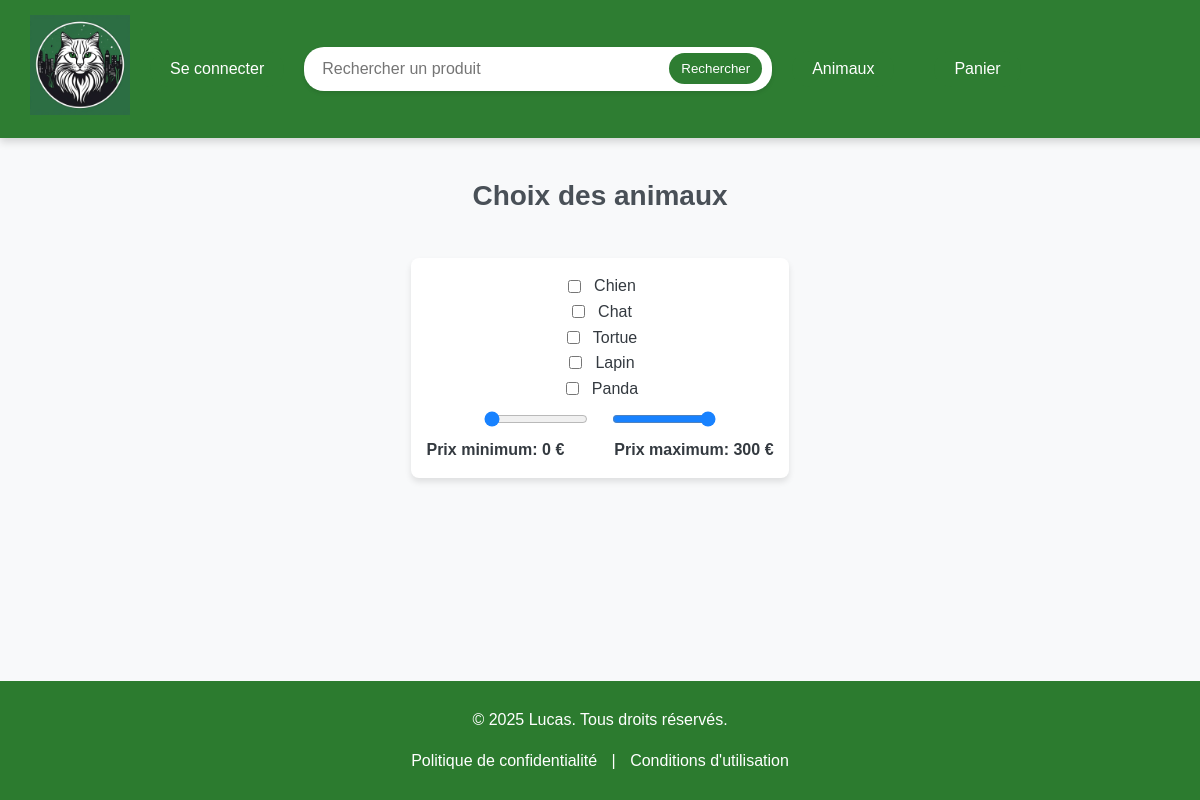
Before: /store.php with the older database file.
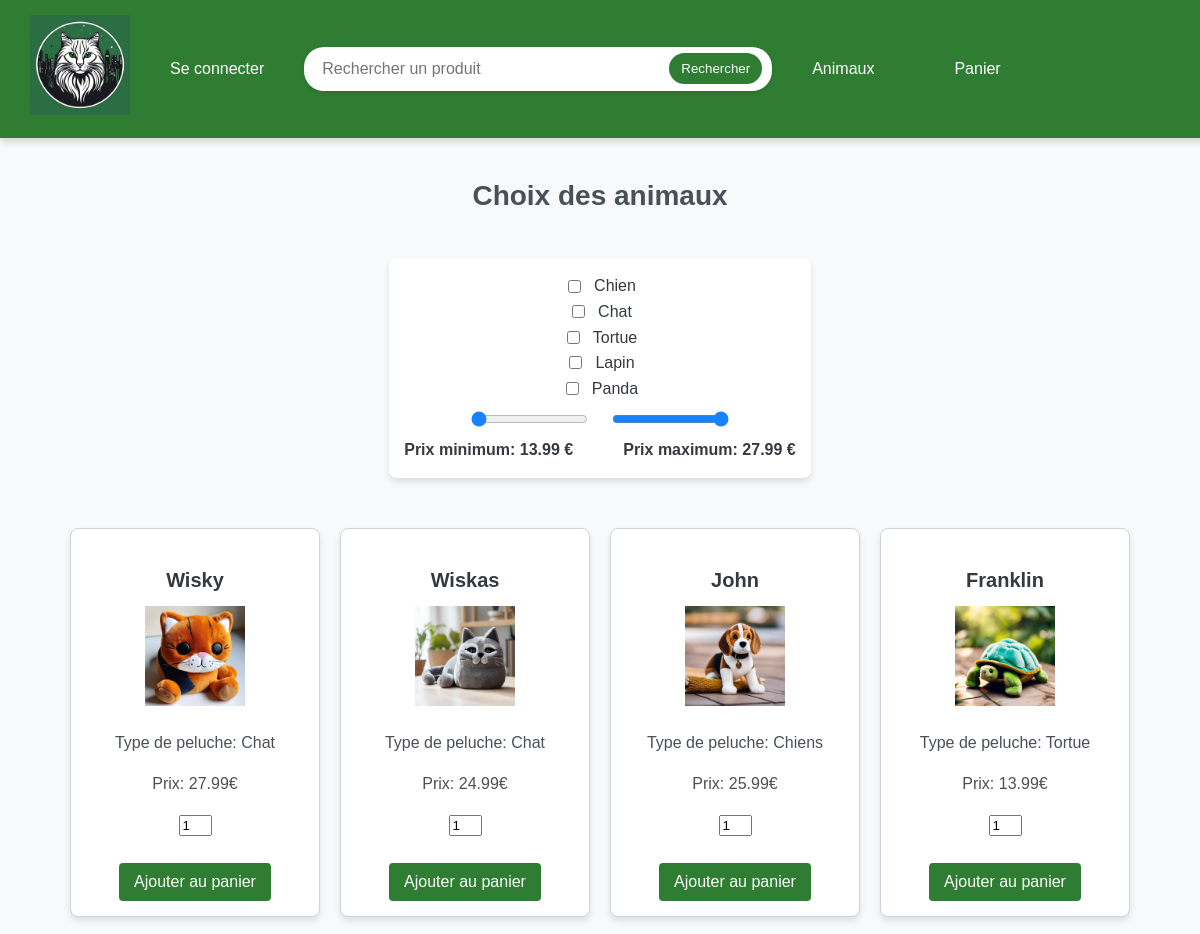
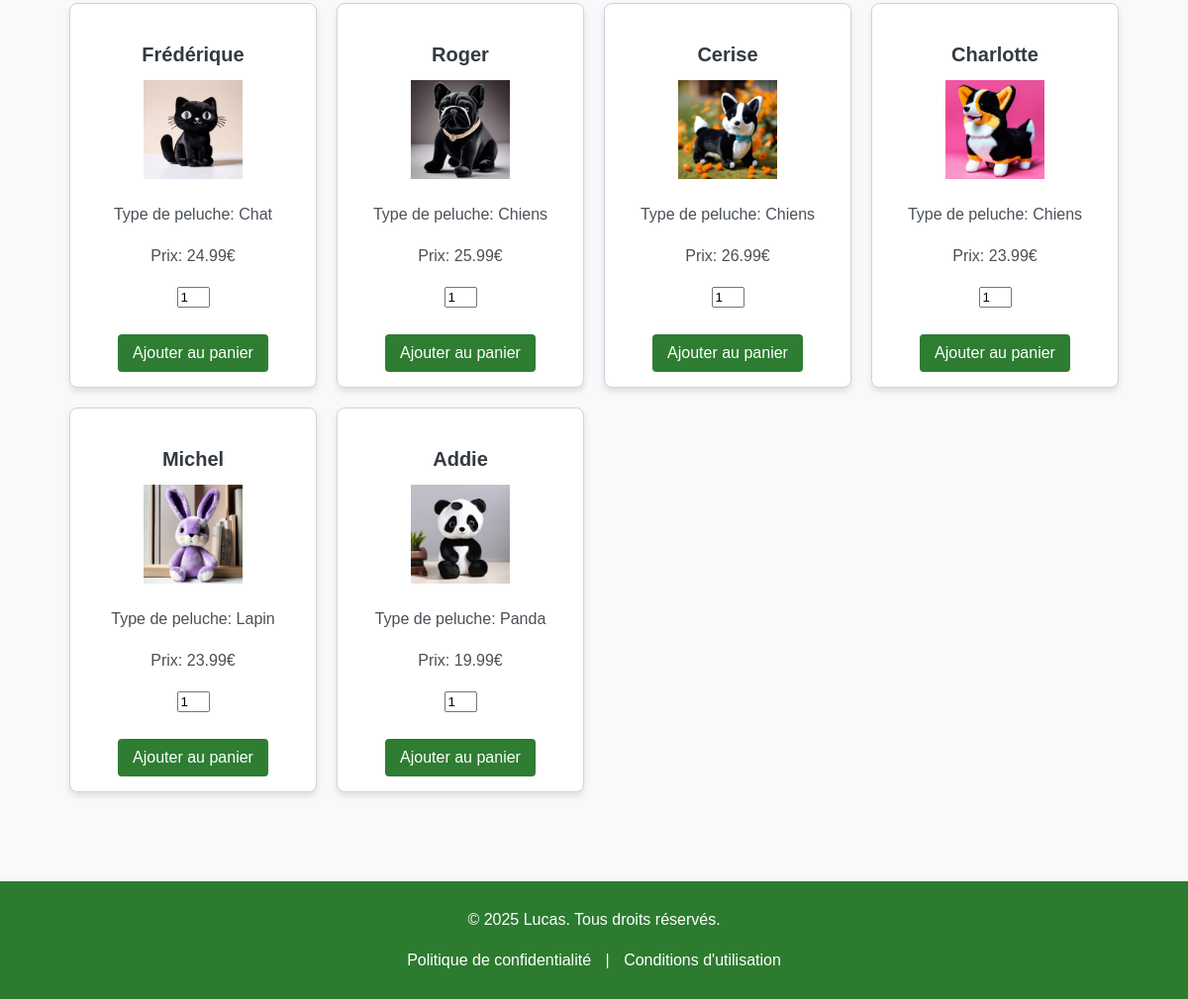
After: the same page with the newer database file (2 pictures, top to bottom).
### tables this page shows
CREATE TABLE IF NOT EXISTS `animals` (
  `idAnimals` int NOT NULL AUTO_INCREMENT,
  `nameAnimals` varchar(100) NOT NULL,
  `typeAnimals` varchar(100) NOT NULL,
  `weightAnimals` varchar(100) NOT NULL,
  `colorAnimals` varchar(100) NOT NULL,
  `priceAnimals` decimal(5,2) NOT NULL,
  `imageAnimals` varchar(100) NOT NULL,
  PRIMARY KEY (`idAnimals`)
);

### store.php (the view, shortened to what this page needs)
<?php
$servername = "localhost";
$dbname = "e_commerce_project";
$dbusername = "root";
$dbpassword = "";
try {
    $conn = new PDO("mysql:host=$servername;dbname=$dbname", $dbusername, $dbpassword);
    $conn->setAttribute(PDO::ATTR_ERRMODE, PDO::ERRMODE_EXCEPTION);
    $priceQuery = $conn->query("SELECT MIN(priceAnimals) AS min_price, MAX(priceAnimals) AS max_price FROM animals");
    $priceResult = $priceQuery->fetch(PDO::FETCH_ASSOC);
    $minPrice = $priceResult['min_price'] ?? 0;
    $maxPrice = $priceResult['max_price'] ?? 300.00;
    $sql = "SELECT idAnimals, nameAnimals, priceAnimals, typeAnimals, imageAnimals FROM animals WHERE 1=1";
    $stmt = $conn->query($sql);
    $products = $stmt->fetchAll(PDO::FETCH_ASSOC);
} catch (PDOException $e) {
    echo "Erreur de connexion : " . $e->getMessage();
    exit;
}
?>
<!doctype html>
<html lang="fr">
<head>
    <link rel="stylesheet" href="style/store.css">
</head>
<body>
<div class="navbar">
    <?php include 'navbar.php'; ?>
</div>
<br><br><br><br><br><br>
<h1 class="store-title">Choix des animaux</h1>
<form method="get" class="filter-form" id="filter-form">
    <label>
        <input type="checkbox" name="filter_dog" value="Dog" <?php echo isset($_GET['filter_dog']) ? 'checked' : ''; ?>>
        Chien
    </label>
    <label>
        <input type="checkbox" name="filter_cat" value="Cat" <?php echo isset($_GET['filter_cat']) ? 'checked' : ''; ?>>
        Chat
    </label>
    <label>
        <input type="checkbox" name="filter_turtle" value="Turtle" <?php echo isset($_GET['filter_turtle']) ? 'checked' : ''; ?>>
        Tortue
    </label>
    <label>
        <input type="checkbox" name="filter_lapin" value="Lapin" <?php echo isset($_GET['filter_lapin']) ? 'checked' : ''; ?>>
        Lapin
    </label>
    <label>
        <input type="checkbox" name="filter_panda" value="Panda" <?php echo isset($_GET['filter_panda']) ? 'checked' : ''; ?>>
        Panda
    </label>
    <div class="price-slider">
        <input type="range" name="price_min" min="<?php echo $minPrice; ?>" max="<?php echo $maxPrice; ?>" value="<?php echo isset($_GET['price_min']) ? $_GET['price_min'] : $minPrice; ?>" step="1" style="width: 15%" id="minPrice">
        <input type="range" name="price_max" min="<?php echo $minPrice; ?>" max="<?php echo $maxPrice; ?>" value="<?php echo isset($_GET['price_max']) ? $_GET['price_max'] : $maxPrice; ?>" step="1" style="width: 15%" id="maxPrice">
    </div>
    <div class="price-values">
        <span> Prix minimum: <span id="price_min"><?php echo isset($_GET['price_min']) ? $_GET['price_min'] : $minPrice; ?></span> €</span>
        <span> Prix maximum: <span id="price_max"><?php echo isset($_GET['price_max']) ? $_GET['price_max'] : $maxPrice; ?></span> €</span>
    </div>
</form>
<div class="products">
    <?php foreach ($products as $product): ?>
        <div class="product">
            <a href="fiche_produit.php?idAnimals=<?php echo htmlspecialchars($product['idAnimals']); ?>">
                <h2><?php echo htmlspecialchars($product['nameAnimals']); ?></h2>
                <img class="imageAnimals" src="<?php echo htmlspecialchars($product['imageAnimals']); ?>" alt="<?php echo htmlspecialchars($product['nameAnimals']); ?>">
            </a>
                <p>Type de peluche: <?php echo htmlspecialchars($product['typeAnimals']); ?></p>
                <p>Prix: <?php echo htmlspecialchars($product['priceAnimals']); ?>€</p>
                <form method="POST" action="cart.php">
                    <input class="quantity-input" type="number" id="quantity" name="quantity" value="1" min="1">
                    <br><br>
                    <button type="submit" name="add_to_cart">Ajouter au panier</button>
                </form>
        </div>
    <?php endforeach; ?>
</div>
<?php include "footer.php"?>
</body>
</html>

### navbar.php (shortened to what this page needs)
<!DOCTYPE html>
<html lang="fr">
<head>
    <link rel="stylesheet" href="style/navbar.css">
</head>
<body>
<nav class="navbar">
    <a href="index.php"><img src="image/logo_chat.png" style="height: 100px; width:100px;"></a>
    <?php if (!isset($_SESSION['firstname'])): ?>
        <a href="connexion.php" class="btn">Se connecter</a>
    <?php endif; ?>
    <form class="search-form" role="search" action="search.php" method="GET" style="display: flex; align-items: center;">
        <input list="products" name="product" id="product" class="nav-search"
               placeholder="Rechercher un produit" type="search" style="width: 350px;">
        <button type="submit" class="btn-search">Rechercher</button>
    </form>
    <a href="store.php" class="btn">Animaux</a>
    <a href="cart.php" class="btn">Panier
    </a>
</nav>
</body>
</html>

### footer.php (shortened to what this page needs)
<!DOCTYPE html>
<html lang="fr">
<head>
    <link rel="stylesheet" href="style/footer.css">
</head>
<body>
<div class="content">
</div>
<div class="footer">
    <p>&copy; <?php echo date('Y'); ?> Lucas. Tous droits réservés.</p>
    <p class="footer-links">
        <a href="privacy.php">Politique de confidentialité</a> |
        <a href="terms.php">Conditions d'utilisation</a>
    </p>
</div>
</body>
</html>

### style/store.css (style rules this page uses)
body { font-family: Arial, sans-serif; line-height: 1.6; margin: 0; padding: 0; background-color: #f8f9fa; color: #343a40; }
h1, h2 { color: #343a40; text-align: center; margin: 20px 0; }
a { text-decoration: none; color: #007bff; }
.store-title { margin: 20px auto; font-size: 28px; text-align: center; color: #495057; }
.filter-form { display: flex; flex-direction: column; align-items: center; justify-content: center; background-color: #ffffff; padding: 15px; border-radius: 8px; box-shadow: 0 4px 6px rgba(0, 0, 0, 0.1); max-width: 500px; margin: 20px auto; }
.filter-form label { display: flex; gap: 10px; justify-content: center; align-items: center; flex-wrap: wrap; }
.price-slider { display: flex; justify-content: center; align-items: center; gap: 20px; width: 200%; margin-top: 10px; }
.price-slider input[type="range"] { width: 40%; height: 12px; border-radius: 6px; background: #ced4da; outline: none; opacity: 0.9; transition: opacity 0.2s ease-in-out; }
.price-values { display: flex; justify-content: center; gap: 50px; font-weight: bold; margin-top: 10px; }
.products { display: grid; grid-template-columns: repeat(auto-fit, minmax(250px, 1fr)); gap: 20px; max-width: 1200px; margin: 20px auto; padding: 10px; }
.product { background-color: #ffffff; border: 1px solid #ced4da; border-radius: 8px; box-shadow: 0 4px 6px rgba(0, 0, 0, 0.1); padding: 15px; text-align: center; transition: transform 0.3s ease, box-shadow 0.3s ease; }
.product h2 { font-size: 20px; color: #343a40; margin-bottom: 10px; }
.product p { font-size: 16px; color: #495057; margin-bottom: 15px; }
.product button { background-color: #2E7D32; color: #ffffff; border: none; padding: 10px 15px; border-radius: 4px; cursor: pointer; font-size: 16px; transition: background-color 0.3s ease; }
.imageAnimals { width: 100px; height: 100px; }
.quantity-input { width: 25px; }

### style/navbar.css (style rules this page uses)
.navbar { position: fixed; top: 0; left: 0; width: 100%; display: flex; justify-content: left; align-items: center; background-color: #2e7d32; padding: 15px 30px; z-index: 1000; box-shadow: 0 4px 8px rgba(0, 0, 0, 0.15); font-family: 'Arial', sans-serif; }
.navbar .btn { color: #ffffff; text-decoration: none; padding: 5px 20px; font-size: 1rem; border-radius: 20px; transition: background-color 0.3s ease, transform 0.2s ease; background-color: #2e7d32; border: none; cursor: pointer; margin: 20px; }
body { margin-top: 200px; }
.navbar .search-form { display: flex; align-items: center; gap: 5px; background: #fff; padding: 5px 10px; border-radius: 20px; box-shadow: 0 2px 4px rgba(0, 0, 0, 0.1); }
.navbar .search-form input { border: none; padding: 8px; border-radius: 20px; outline: none; font-size: 1rem; width: 25%; }
.navbar .search-form button { background: #2e7d32; color: white; border: none; padding: 8px 12px; border-radius: 20px; cursor: pointer; transition: background 0.3s ease, transform 0.2s ease; }

### style/footer.css (style rules this page uses)
body { display: flex; flex-direction: column; min-height: 100vh; margin: 0; }
.content { flex: 1; padding: 20px; font-family: Arial, sans-serif; }
.footer { background-color: #2c7b2f; color: white; text-align: center; padding: 10px 0; font-family: Arial, sans-serif; width: 100%; / S'assurer que le footer prend toute la largeur / position: relative; / Position relative pour le footer / bottom: 0; / Positionner en bas / }
.footer a { color: white; text-decoration: none; padding: 0 10px; }

Changed rows visible on the page:
added animals: nameAnimals "Wisky", imageAnimals (picture), typeAnimals "Chat", priceAnimals "27.99"
added animals: nameAnimals "Wiskas", imageAnimals (picture), typeAnimals "Chat", priceAnimals "24.99"
added animals: nameAnimals "John", imageAnimals (picture), typeAnimals "Chiens", priceAnimals "25.99"
added animals: nameAnimals "Franklin", imageAnimals (picture), typeAnimals "Tortue", priceAnimals "13.99"
added animals: nameAnimals "Frédérique", imageAnimals (picture), typeAnimals "Chat", priceAnimals "24.99"
added animals: nameAnimals "Roger", imageAnimals (picture), typeAnimals "Chiens", priceAnimals "25.99"
added animals: nameAnimals "Cerise", imageAnimals (picture), typeAnimals "Chiens", priceAnimals "26.99"
added animals: nameAnimals "Charlotte", imageAnimals (picture), typeAnimals "Chiens", priceAnimals "23.99"
added animals: nameAnimals "Michel", imageAnimals (picture), typeAnimals "Lapin", priceAnimals "23.99"
added animals: nameAnimals "Addie", imageAnimals (picture), typeAnimals "Panda", priceAnimals "19.99"
Other visible differences:
form field price_min: "0" → "13.99"
form field price_max: "300" → "27.99"
$minPrice: "0" → "13.99"
$maxPrice: "300" → "27.99"
